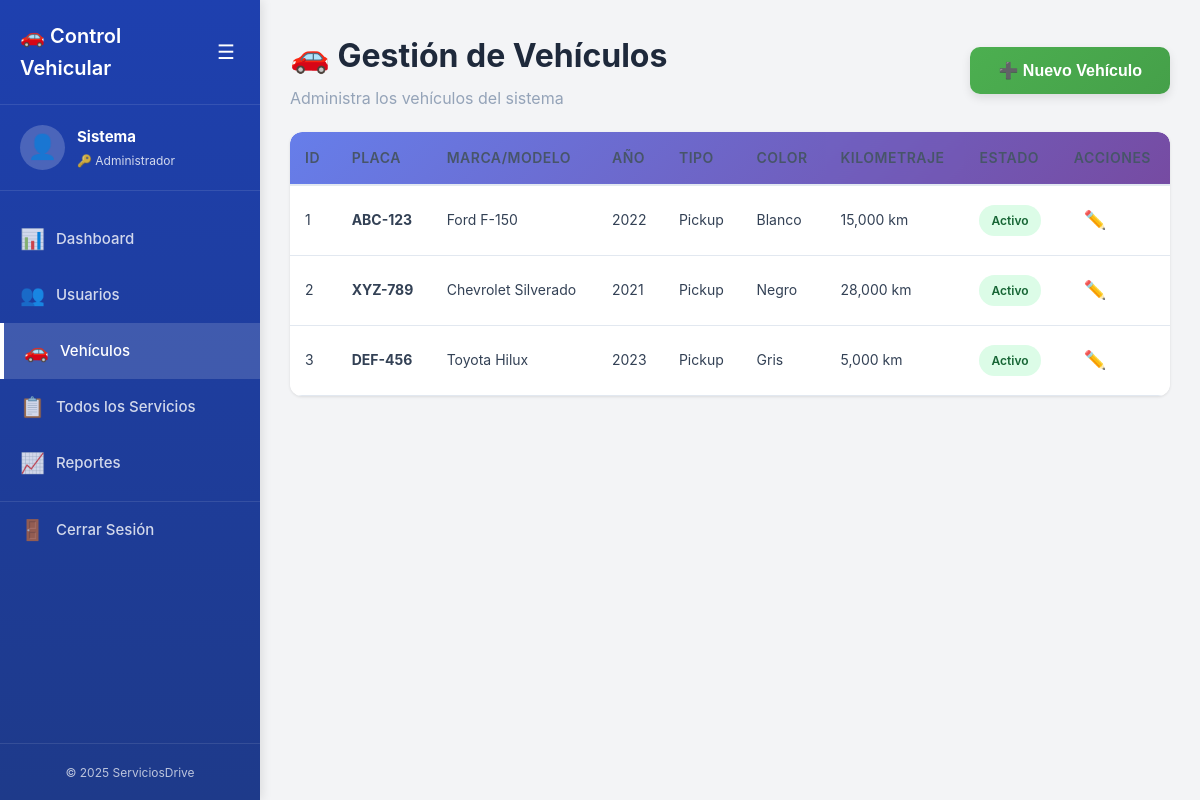
Screenshot of /admin/vehiculos.php (signed in) with the database file from the repository.
### tables this page shows
CREATE TABLE IF NOT EXISTS vehiculos (
    id INT AUTO_INCREMENT PRIMARY KEY,
    placa VARCHAR(20) NOT NULL UNIQUE,
    marca VARCHAR(50) NOT NULL,
    modelo VARCHAR(50) NOT NULL,
    anio YEAR,
    color VARCHAR(30),
    tipo VARCHAR(50),  
    kilometraje INT DEFAULT 0,
    activo TINYINT(1) DEFAULT 1,
    fecha_registro TIMESTAMP DEFAULT CURRENT_TIMESTAMP,
    INDEX idx_placa (placa),
    INDEX idx_activo (activo)
);

### config/Database.php (called while the page is built, shortened)
<?php
class Database {
    private static $instance = null;
    private $connection;
    private function __construct() {
        try {
            $dsn = "mysql:host=" . DB_HOST . ";port=" . DB_PORT . ";dbname=" . DB_NAME . ";charset=" . DB_CHARSET;
            $options = [
                PDO::ATTR_ERRMODE => PDO::ERRMODE_EXCEPTION,
                PDO::ATTR_DEFAULT_FETCH_MODE => PDO::FETCH_ASSOC,
                PDO::ATTR_EMULATE_PREPARES => false,
                PDO::ATTR_PERSISTENT => true
            ];
            $this->connection = new PDO($dsn, DB_USER, DB_PASS, $options);
        } catch (PDOException $e) {
            die("Error de conexión a la base de datos: " . $e->getMessage());
        }
    }
    public static function getInstance() {
        if (self::$instance === null) {
            self::$instance = new self();
        }
        return self::$instance;
    }
    public function getConnection() {
        return $this->connection;
    }
}

### app/models/Vehiculo.php (called while the page is built, shortened)
<?php
require_once __DIR__ . '/../../config/Database.php';
class Vehiculo {
    private $db;
    private $table = 'vehiculos';
    public function __construct() {
        $this->db = Database::getInstance()->getConnection();
    }
    public function obtenerTodos() {
        try {
            $query = "SELECT id, placa, marca, modelo, anio, color, tipo, kilometraje, activo, fecha_registro
                      FROM {$this->table}
                      ORDER BY fecha_registro DESC";
            $stmt = $this->db->prepare($query);
            $stmt->execute();
            return $stmt->fetchAll();
        } catch (PDOException $e) {
            error_log("Error al obtener vehículos: " . $e->getMessage());
            return [];
        }
    }
}

### public/admin/vehiculos.php (the view, shortened to what this page needs)
<?php
require_once __DIR__ . '/../../app/models/Vehiculo.php';
$vehiculoModel = new Vehiculo();
$vehiculos = $vehiculoModel->obtenerTodos();
$nombreUsuario = $_SESSION['nombre_completo'] ?? 'Usuario';
?>
<!DOCTYPE html>
<html lang="es">
<head>
    <link rel="stylesheet" href="<?= APP_URL ?>/public/css/styles.css">
</head>
<body>
    <aside class="sidebar" id="sidebar">
        <div class="sidebar-header">
            <h2>🚗 Control Vehicular</h2>
            <button class="sidebar-toggle" id="sidebarToggle">
                <span>☰</span>
            </button>
        </div>
        <div class="sidebar-user">
            <div class="user-avatar">👤</div>
            <div class="user-info">
                <strong><?= htmlspecialchars($nombreUsuario) ?></strong>
                <small>🔑 Administrador</small>
            </div>
        </div>
        <nav class="sidebar-nav">
            <a href="<?= APP_URL ?>/public/dashboard.php" class="nav-link">
                <span class="nav-icon">📊</span>
                <span class="nav-text">Dashboard</span>
            </a>
            <a href="<?= APP_URL ?>/public/admin/usuarios.php" class="nav-link">
                <span class="nav-icon">👥</span>
                <span class="nav-text">Usuarios</span>
            </a>
            <a href="<?= APP_URL ?>/public/admin/vehiculos.php" class="nav-link active">
                <span class="nav-icon">🚗</span>
                <span class="nav-text">Vehículos</span>
            </a>
            <a href="<?= APP_URL ?>/public/admin/servicios.php" class="nav-link">
                <span class="nav-icon">📋</span>
                <span class="nav-text">Todos los Servicios</span>
            </a>
            <a href="<?= APP_URL ?>/public/admin/reportes.php" class="nav-link">
                <span class="nav-icon">📈</span>
                <span class="nav-text">Reportes</span>
            </a>
            <a href="<?= APP_URL ?>/public/index.php?action=logout" class="nav-link nav-link-logout">
                <span class="nav-icon">🚪</span>
                <span class="nav-text">Cerrar Sesión</span>
            </a>
        </nav>
        <div class="sidebar-footer">
            <small>© 2025 ServiciosDrive</small>
        </div>
    </aside>
    <main class="main-content" id="mainContent">
        <div class="dashboard-header">
            <div>
                <h1>🚗 Gestión de Vehículos</h1>
                <p class="text-muted">Administra los vehículos del sistema</p>
            </div>
            <button class="btn btn-primary" onclick="location.href='<?= APP_URL ?>/public/admin/vehiculos-form.php'">
                ➕ Nuevo Vehículo
            </button>
        </div>
        <?php if (count($vehiculos) > 0): ?>
            <div class="card">
                <div class="table-responsive">
                    <table class="data-table">
                        <thead>
                            <tr>
                                <th>ID</th>
                                <th>Placa</th>
                                <th>Marca/Modelo</th>
                                <th>Año</th>
                                <th>Tipo</th>
                                <th>Color</th>
                                <th>Kilometraje</th>
                                <th>Estado</th>
                                <th>Acciones</th>
                            </tr>
                        </thead>
                        <tbody>
                            <?php foreach ($vehiculos as $vehiculo): ?>
                                <tr>
                                    <td><?= htmlspecialchars($vehiculo['id']) ?></td>
                                    <td><strong><?= htmlspecialchars($vehiculo['placa']) ?></strong></td>
                                    <td><?= htmlspecialchars($vehiculo['marca'] . ' ' . $vehiculo['modelo']) ?></td>
                                    <td><?= htmlspecialchars($vehiculo['anio']) ?></td>
                                    <td><?= htmlspecialchars($vehiculo['tipo']) ?></td>
                                    <td><?= htmlspecialchars($vehiculo['color']) ?></td>
                                    <td><?= number_format($vehiculo['kilometraje']) ?> km</td>
                                    <td>
                                        <?php if ($vehiculo['activo']): ?>
                                            <span class="badge badge-success">Activo</span>
                                        <?php else: ?>
                                            <span class="badge badge-danger">Inactivo</span>
                                        <?php endif; ?>
                                    </td>
                                    <td>
                                        <a href="<?= APP_URL ?>/public/admin/vehiculos-form.php?id=<?= $vehiculo['id'] ?>" class="btn-icon" title="Editar">✏️</a>
                                    </td>
                                </tr>
                            <?php endforeach; ?>
                        </tbody>
                    </table>
                </div>
            </div>
        <?php endif; ?>
    </main>
</body>
</html>

### rows the page displays
vehiculos: id "1", placa "ABC-123", marca+modelo "Ford F-150", anio "2022", tipo "Pickup", color "Blanco", kilometraje "15,000", activo "Activo"
vehiculos: id "2", placa "XYZ-789", marca+modelo "Chevrolet Silverado", anio "2021", tipo "Pickup", color "Negro", kilometraje "28,000", activo "Activo"
vehiculos: id "3", placa "DEF-456", marca+modelo "Toyota Hilux", anio "2023", tipo "Pickup", color "Gris", kilometraje "5,000", activo "Activo"

### other values shown
$nombreUsuario "Sistema"
